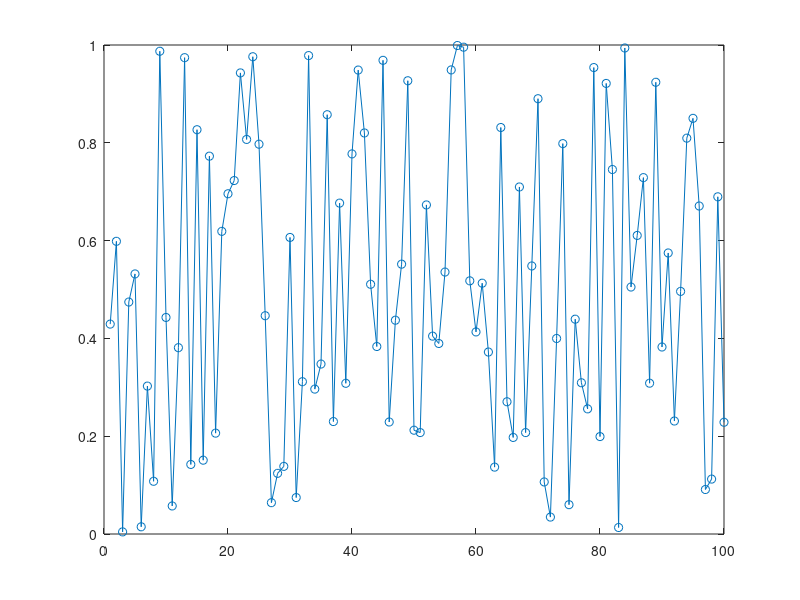
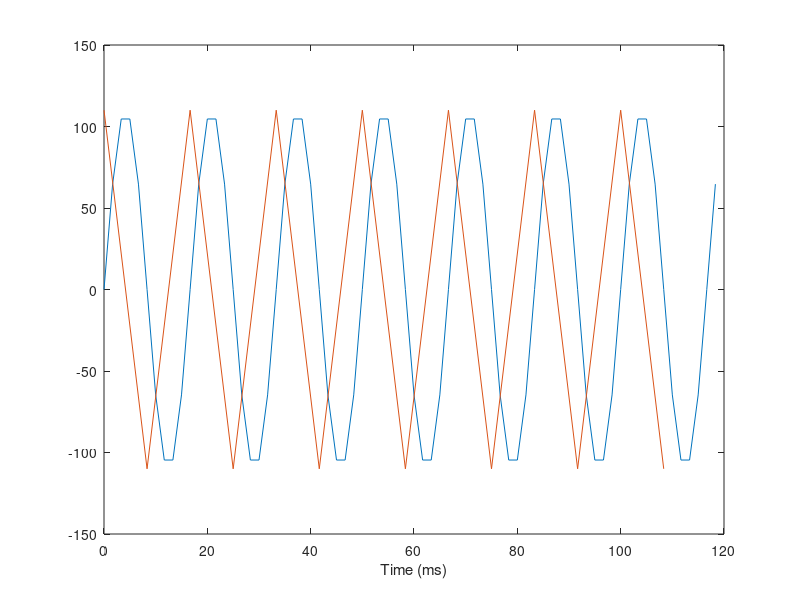

MATLAB code for these plots, in order: (Note: this script raises an error after producing the figures.)
%% create 100 random numbers between 0 and 1 and visualize them
figure;
x = rand(100, 1);
plot(x);
hold all;
scatter(1:length(x), x);
%% Arduino sampling problem
% An arduino circuit is trying to sample the voltage at a power line in Europe. 
% It takes one sample every 2 to 10 ms (uniformly distributed) for 200 milliseconds. 
% Simulate this system by generating the timestamps and the values of the voltage in the power line.
% Plot the sampled signal as a function of time

%% NI-DAQ sampling
% A National Instruments DAQ system samples voltage from a North American
% outlet for 120 ms. Create signals when the sampling rate is set to (a) 72 Hz, (b) 120 Hz, (c) 600 Hz.
f_sig = 60; %
t_sample = 0.12;
f_sampler = 600;
n_samples = f_sampler*t_sample;

sample_arr = 1:n_samples;
t = (sample_arr-1)/f_sampler;

sig = 110*sin(2*pi*f_sig*t);

figure;
plot(t*1000, sig);
xlabel('Time (ms)');

f_sampler = 120;
n_samples = f_sampler*t_sample;

sample_arr = 1:n_samples;
t = (sample_arr-1)/f_sampler;

sig = 110*sin(2*pi*f_sig*t + pi/2);
hold all;
plot(t*1000, sig);

%% Image as a composition of signals
% Create a gabor image using your knowledge of sampling and frequency

%% Time vs frequency domain
% Extract the flicker from the mouse OFT video and determine its frequency
% Then, filter this signal

avg_intensity = squeeze(mean(mean(vid, 1), 2));

% figure;
% plot(avg_intensity);

% [fftAmp, f] = my_fftAmp(avg_intensity, 30);
% figure;
% plot(f(2:end), fftAmp(2:length(f)));

figure;
plot(hdl.vid_t, avg_intensity);
hold all;
plot(hdl.vid_t, my_fftFilt(avg_intensity, 30, [9 11]));

%% Nonlinear time domain filtering
% Extract the background image of the OFT (without the mouse)


bk_img = zeros(size(vid, 1), size(vid, 2));
for i = 1:size(vid, 1)
    for j = 1:size(vid, 2)
        bk_img(i, j) = median(squeeze(vid(i, j, :)));
    end
end

%%
figure;
imagesc(bk_img);
axis off;
axis equal;
colormap gray;

%% Impulse response, convolution, and linear time-invariant systems
% simulate Ca2+ sensor response of a neuron with mean firing rate of 10 Hz

% Simulate Ca2+ sensor dynamics
tSim_kern = 500/1000; % 100 ms
dt = 1/1000;
tau = 100/1000; % s 
riseOrder = 4; % 'fall-off' dynamics
t = 0:dt:tSim_kern; % s
f = ((t/tau).*( exp(1-(t/tau)) )).^riseOrder;

% Simulate a spike train for a neuron firing at 10 Hz
fr = 10; % Hz
tSim_caSig = 120; % s
spikeTrain = rand(1, tSim_caSig/dt) < fr*dt;

figure;
caSig = conv(spikeTrain, f);
t = (0:length(caSig)-1)*dt;
plot(t, caSig);
hold all;
stem(find(spikeTrain == 1)*dt, spikeTrain((spikeTrain == 1)));